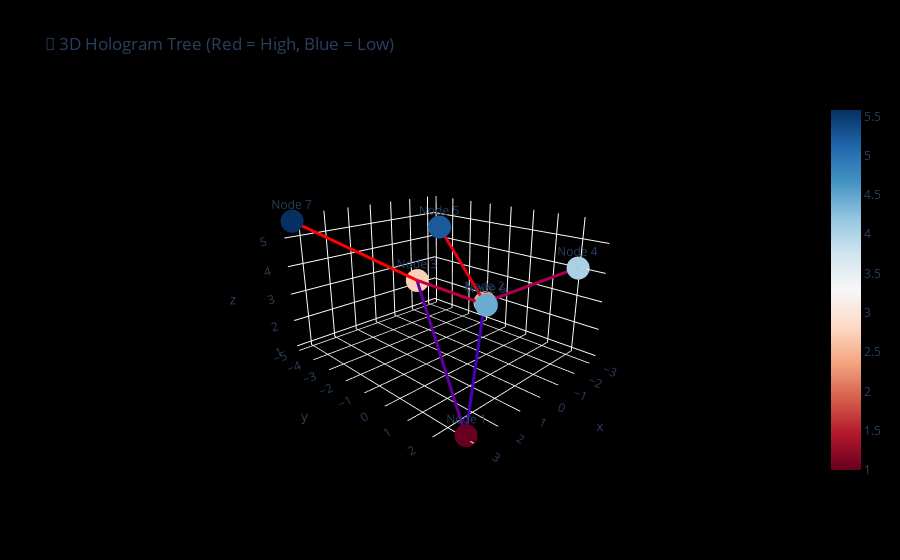

The code cell stored with this chart in its notebook:
### Code cell
import plotly.graph_objects as go
import numpy as np

# ====== ข้อมูลตัวอย่าง Tree (u, v, depth/weight) ======
edges = [
    (1, 2, 1),
    (1, 3, 2),
    (2, 4, 3),
    (2, 5, 4),
    (3, 6, 3),
    (3, 7, 5)
]

# ====== สร้างตำแหน่งโหนดใน 3D ======
# ยิ่ง depth มาก ยิ่งสูงขึ้น (z สูงขึ้น)
nodes = {}
for u, v, w in edges:
    if u not in nodes:
        nodes[u] = np.array([np.random.uniform(-5, 5), np.random.uniform(-5, 5), w])
    if v not in nodes:
        nodes[v] = np.array([np.random.uniform(-5, 5), np.random.uniform(-5, 5), w + np.random.uniform(0.5, 1.5)])

# ====== เตรียมจุดและเส้น ======
Xn, Yn, Zn = [], [], []  # จุดของโหนด
Xe, Ye, Ze = [], [], []  # เส้นของ edge
colors = []

for node, pos in nodes.items():
    Xn.append(pos[0])
    Yn.append(pos[1])
    Zn.append(pos[2])

for u, v, w in edges:
    Xe += [nodes[u][0], nodes[v][0], None]
    Ye += [nodes[u][1], nodes[v][1], None]
    Ze += [nodes[u][2], nodes[v][2], None]
    colors.append(w)

# ====== ไล่สี hologram (ฟ้า→แดง ตามความสูง) ======
def color_scale(value, vmin, vmax):
    ratio = (value - vmin) / (vmax - vmin)
    r = int(255 * ratio)
    b = int(255 * (1 - ratio))
    return f'rgb({r},0,{b})'

min_z, max_z = min(Zn), max(Zn)
edge_colors = [color_scale(nodes[v][2], min_z, max_z) for _, v, _ in edges]

# ====== สร้างกราฟ 3D ======
fig = go.Figure()

# เส้น (Edges)
for i, (u, v, w) in enumerate(edges):
    fig.add_trace(go.Scatter3d(
        x=[nodes[u][0], nodes[v][0]],
        y=[nodes[u][1], nodes[v][1]],
        z=[nodes[u][2], nodes[v][2]],
        mode='lines',
        line=dict(color=edge_colors[i], width=6),
        hoverinfo='none'
    ))

# จุด (Nodes)
fig.add_trace(go.Scatter3d(
    x=Xn, y=Yn, z=Zn,
    mode='markers+text',
    marker=dict(size=8, color=Zn, colorscale='RdBu', showscale=True),
    text=[f"Node {i}" for i in nodes.keys()],
    textposition="top center"
))

# ====== จัด layout hologram ======
fig.update_layout(
    title="🌈 3D Hologram Tree (Red = High, Blue = Low)",
    scene=dict(
        xaxis=dict(showbackground=False),
        yaxis=dict(showbackground=False),
        zaxis=dict(showbackground=False),
        camera=dict(eye=dict(x=1.6, y=1.6, z=0.8)),
    ),
    paper_bgcolor="black",
    plot_bgcolor="black",
    showlegend=False
)

fig.show()

### Figure 1 — Plotly figure (JSON) as saved in the notebook; plotly's stock layout.template omitted (floating-point values rounded to 4 significant figures)
{"data": [{"hoverinfo": "none", "line": {"color": "rgb(74,0,180)", "width": 6}, "mode": "lines", "type": "scatter3d", "x": [3.05, -1.936], "y": [2.691, -0.9244], "z": [1, 2.338]}, {"hoverinfo": "none", "line": {"color": "rgb(96,0,158)", "width": 6}, "mode": "lines", "type": "scatter3d", "x": [3.05, -1.111], "y": [2.691, -3.767], "z": [1, 2.735]}, {"hoverinfo": "none", "line": {"color": "rgb(169,0,85)", "width": 6}, "mode": "lines", "type": "scatter3d", "x": [-1.936, -3.189], "y": [-0.9244, 2.029], "z": [2.338, 4.043]}, {"hoverinfo": "none", "line": {"color": "rgb(234,0,20)", "width": 6}, "mode": "lines", "type": "scatter3d", "x": [-1.936, -0.6469], "y": [-0.9244, -2.023], "z": [2.338, 5.219]}, {"hoverinfo": "none", "line": {"color": "rgb(191,0,63)", "width": 6}, "mode": "lines", "type": "scatter3d", "x": [-1.111, 2.397], "y": [-3.767, 2.687], "z": [2.735, 4.432]}, {"hoverinfo": "none", "line": {"color": "rgb(255,0,0)", "width": 6}, "mode": "lines", "type": "scatter3d", "x": [-1.111, 3.366], "y": [-3.767, -4.882], "z": [2.735, 5.581]}, {"marker": {"color": [1, 2.338, 2.735, 4.043, 5.219, 4.432, 5.581], "colorscale": [[0, "rgb(103,0,31)"], [0.1, "rgb(178,24,43)"], [0.2, "rgb(214,96,77)"], [0.3, "rgb(244,165,130)"], [0.4, "rgb(253,219,199)"], [0.5, "rgb(247,247,247)"], [0.6, "rgb(209,229,240)"], [0.7, "rgb(146,197,222)"], [0.8, "rgb(67,147,195)"], [0.9, "rgb(33,102,172)"], [1, "rgb(5,48,97)"]], "showscale": true, "size": 8}, "mode": "markers+text", "text": ["Node 1", "Node 2", "Node 3", "Node 4", "Node 5", "Node 6", "Node 7"], "textposition": "top center", "type": "scatter3d", "x": [3.05, -1.936, -1.111, -3.189, -0.6469, 2.397, 3.366], "y": [2.691, -0.9244, -3.767, 2.029, -2.023, 2.687, -4.882], "z": [1, 2.338, 2.735, 4.043, 5.219, 4.432, 5.581]}], "layout": {"paper_bgcolor": "black", "plot_bgcolor": "black", "scene": {"camera": {"eye": {"x": 1.6, "y": 1.6, "z": 0.8}}, "xaxis": {"showbackground": false}, "yaxis": {"showbackground": false}, "zaxis": {"showbackground": false}}, "showlegend": false, "title": {"text": "🌈 3D Hologram Tree (Red = High, Blue = Low)"}}}
